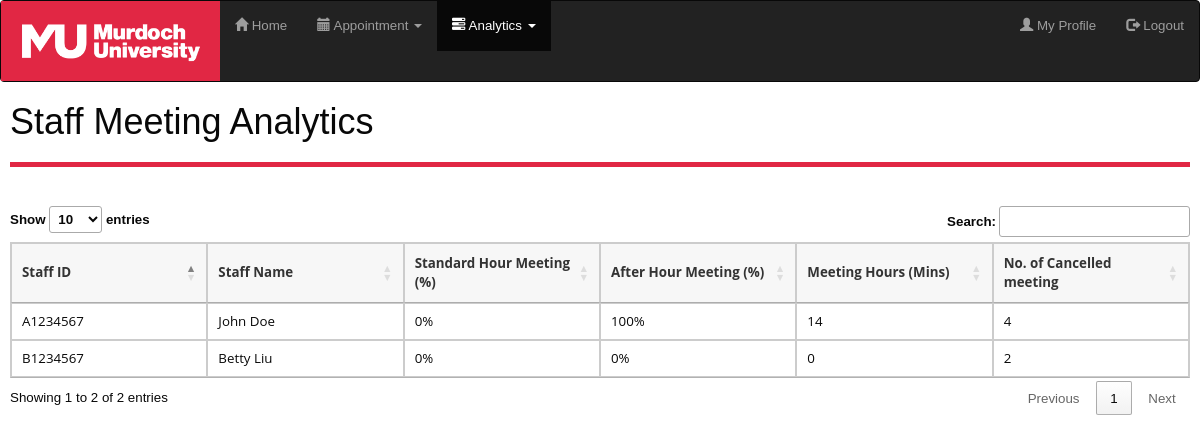
Page /staffanalytics.php (signed in) on the committed database.
### tables this page shows
CREATE TABLE `staff` (
  `StaffID` varchar(8) NOT NULL,
  `Email` varchar(255) NOT NULL,
  `Username` varchar(30) NOT NULL,
  `Password` varchar(255) NOT NULL,
  `First_name` varchar(30) NOT NULL,
  `Last_name` varchar(30) NOT NULL
);

### staffanalytics.php (the view, shortened to what this page needs)
<?php
include("include/connection.php");
?>
<!DOCTYPE html>
<html lang="en">
<head>
    <link rel="stylesheet" href="https://maxcdn.bootstrapcdn.com/bootstrap/3.4.1/css/bootstrap.min.css" />
    <link rel="stylesheet" href="https://cdn.datatables.net/1.11.3/css/jquery.dataTables.min.css" />
    <link rel="stylesheet" href="css/mystyle.css">
</head>
<body>
    <nav class="navbar navbar-inverse">
        <div class="navbar-header">
            <a href="home"><img src="Image/MU Logo.png" height="80"></a>
        </div>
        <div class="navpaddingright collapse navbar-collapse" id="mynavbar">
            <ul class="nav navbar-nav">
                <li><a href="home"><span class="glyphicon glyphicon-home"></span> Home</a></li>
                <li id="appointment" class="dropdown"><a href="#"><span class="glyphicon glyphicon-calendar"></span> Appointment <span class="caret"></span></a>
                </li>
                <li id="analytics" class="dropdown active"><a href="#"><span class="glyphicon glyphicon-tasks"></span> Analytics <span class="caret"></span></a>
                </li>
            </ul>
            <ul class="nav navbar-nav navbar-right">
                <li><a href="profile"><span class="glyphicon glyphicon-user"></span> My Profile</a></li>
                <li><a href="logout"><span class="glyphicon glyphicon-log-out"></span> Logout</a></li>
            </ul>
        </div>
    </nav>
    <div class="content">
        <h1>Staff Meeting Analytics</h1>
        <hr class="redbar">
        <br>
        <table id="myTable" class="upcomingbooking">
            <thead>
                <tr>
                    <th>Staff ID</th>
                    <th>Staff Name</th>
                    <th>Standard Hour Meeting (%)</th>
                    <th>After Hour Meeting (%)</th>
                    <th>Meeting Hours (Mins)</th>
                    <th>No. of Cancelled meeting</th>
                </tr>
            </thead>
            <tbody>
                <?php
                $query1 = "Select
                staff.StaffID,
                staff.First_name,
                staff.Last_name,
                sum(CASE
                WHEN booking.Status = 'ended'
                THEN booking.duration
                ELSE 0 END) as duration,
                sum(CASE
                WHEN booking.Status = 'ended'
                THEN 1
                ELSE 0
                END) as total,
                COUNT(
                    CASE
                    WHEN(booking.Status = 'ended')
                    THEN
                        CASE
                        WHEN (DAYOFWEEK(booking.Booking_date) = '1' OR DAYOFWEEK(booking.Booking_date) = '7')
                            THEN 1
                            ELSE 0
                        END
                    END
                ) AS afterhour,
                COALESCE(sum(booking.Status = 'cancelled'), 0) as Status
                from
                    staff
                LEFT JOIN booking ON
                    staff.StaffID = booking.convenerID
                GROUP BY
                    staff.StaffID";
                $result1 = mysqli_query($con, $query1);
                while ($row = mysqli_fetch_array($result1)) {
                    $total = $row['total'];
                    if($total != 0){
                        $afterpercentage = ($row['afterhour']/$total) * 100;
                    }
                    else{
                        $afterpercentage = 0;
                    }
                    if($total != 0){
                        $duringpercentage = (($total - $row['afterhour'])/$total) * 100;
                    }
                    else{
                        $duringpercentage = 0;
                    }
                ?>
                    <tr>
                        <td><?php echo $row['StaffID']; ?></td>
                        <td><?php echo $row['First_name'] . " " . $row['Last_name']; ?></td>
                        <td><?php echo $duringpercentage . "%"; ?></td>
                        <td><?php echo $afterpercentage. "%"; ?></td>
                        <td><?php echo $row['duration']; ?></td>
                        <td><?php echo $row['Status']; ?></td>
                    </tr>
                <?php
                }
                ?>
            </tbody>
</body>
</html>

### css/mystyle.css (style rules this page uses)
.content { padding-left: 10px; padding-right: 10px; color: #080808; }
table.upcomingbooking table, td, th { font-family: "Open Sans", sans-serif; border: 2px solid black; border-collapse: collapse; padding: 15px; width: 10%; }
hr.redbar { border-top: 5px solid #e12744; }
table.userprofile td, th { text-align: center; padding: 8px; }
.navpaddingright { padding-right: 15px; }
#mynavbar #appointment { transition: all 0.3s ease-in-out; }
#mynavbar #analytics { transition: all 0.3s ease-in-out; }

### staffanalytics.php (style rules this page uses)
body { font-family: Arial; font-size: 10pt; }
table { border: 1px solid #ccc; border-collapse: collapse; }
table th { background-color: #F7F7F7; color: #333; font-weight: bold; }
table th, table td { padding: 5px; border: 1px solid #ccc; }

### rows in the picture
staff: StaffID "A1234567", First_name "John", Last_name "Doe", duringpercentage "0", afterpercentage "100", duration "14", Status "4"
staff: StaffID "B1234567", First_name "Betty", Last_name "Liu", duringpercentage "0", afterpercentage "0", duration "0", Status "2"
